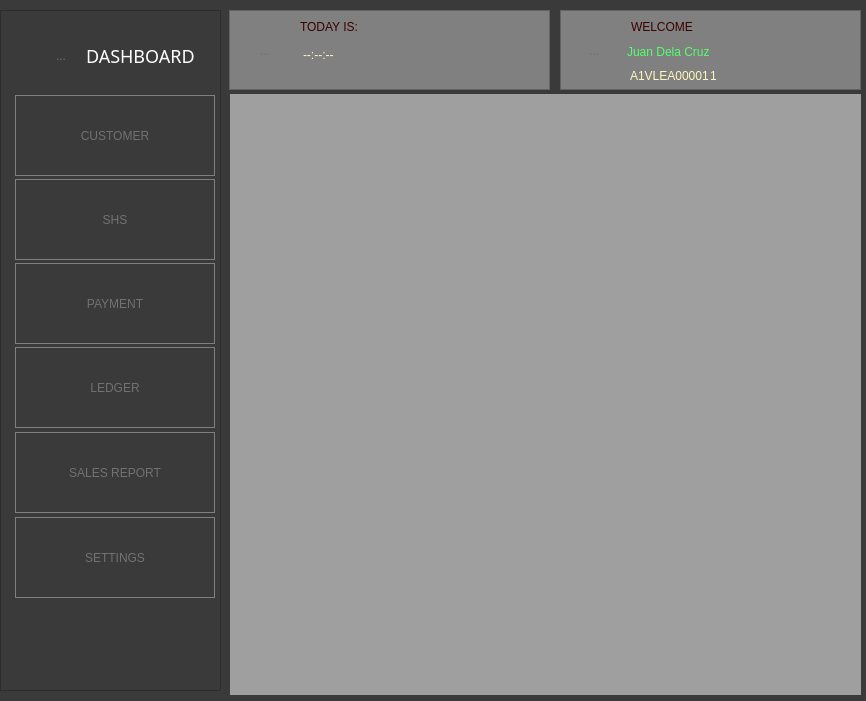
<?xml version="1.0" encoding="UTF-8"?>
<ui version="4.0">
 <class>MainWindow</class>
 <widget class="QMainWindow" name="MainWindow">
  <property name="geometry">
   <rect>
    <x>0</x>
    <y>0</y>
    <width>866</width>
    <height>701</height>
   </rect>
  </property>
  <property name="windowTitle">
   <string>MainWindow</string>
  </property>
  <property name="styleSheet">
   <string notr="true">
QWidget
{
	background-color: #3a3a3a;
	color: #fff;
	selection-background-color: #b78620;
	selection-color: #000;

}

/*-----QLabel-----*/
QLabel
{
	background-color: transparent;
	color: #fff;

}


/*-----QHeaderView-----*/
QHeaderView::section
{
    background-color: qlineargradient(spread:repeat, x1:1, y1:0, x2:1, y2:1, stop:0 rgba(60, 60, 60, 255),stop:1 rgba(50, 50, 50, 255));
	border: 1px solid #000;
    color: #fff;
    text-align: left;
	padding: 4px;
	
}


QHeaderView::section:disabled
{
    background-color: #525251;
    color: #656565;

}


QHeaderView::section:checked
{
    background-color: qlineargradient(spread:repeat, x1:1, y1:0, x2:1, y2:1, stop:0 rgba(60, 60, 60, 255),stop:1 rgba(50, 50, 50, 255));
    color: #fff;

}


QHeaderView::section::vertical::first,
QHeaderView::section::vertical::only-one
{
    border-top: 1px solid #353635;

}


QHeaderView::section::vertical
{
    border-top: 1px solid #353635;

}


QHeaderView::section::horizontal::first,
QHeaderView::section::horizontal::only-one
{
    border-left: 1px solid #353635;

}


QHeaderView::section::horizontal
{
    border-left: 1px solid #353635;

}


QTableCornerButton::section
{
    background-color: qlineargradient(spread:repeat, x1:1, y1:0, x2:1, y2:1, stop:0 rgba(60, 60, 60, 255),stop:1 rgba(50, 50, 50, 255));
	border: 1px solid #000;
    color: #fff;

}

/*-----QLineEdit-----*/
QLineEdit
{
	background-color: #131313;
	color : #eee;
	border: 1px solid #343434;
	border-radius: 2px;
	padding: 3px;
	padding-left: 5px;

}


/*-----QPlainTExtEdit-----*/
QPlainTextEdit
{
	background-color: #131313;
	color : #eee;
	border: 1px solid #343434;
	border-radius: 2px;
	padding: 3px;
	padding-left: 5px;

}


/*-----QToolButton-----*/
QToolButton 
{
	background-color: transparent;
	color: #717072;
	padding: 5px;
	padding-left: 8px;
	padding-right: 8px;
	margin-left: 1px;
	border: 1px solid #808080;

}


QToolButton:hover
{
	background-color: rgba(183, 134, 32, 20%);
	border: 1px solid #b78620;
	color: #fff;
	
}


QToolButton:pressed
{
	background-color: qlineargradient(spread:repeat, x1:1, y1:0, x2:1, y2:1, stop:0 rgba(57, 57, 57, 255),stop:1 rgba(50, 50, 50, 255));
	border: 1px solid #b78620;

}


QToolButton:checked
{
	background-color: qlineargradient(spread:repeat, x1:1, y1:0, x2:1, y2:1, stop:0 rgba(57, 57, 57, 255),stop:1 rgba(50, 50, 50, 255));
	border: 1px solid #222;
}

/*-----QComboBox-----*/
QComboBox
{
    background-color: qlineargradient(spread:repeat, x1:1, y1:0, x2:1, y2:1, stop:0 rgba(84, 84, 84, 255),stop:1 rgba(59, 59, 59, 255));
    border: 1px solid #000;
    padding-left: 6px;
    color: #ffffff;
    height: 20px;

}


QComboBox::disabled
{
	background-color: #404040;
	color: #656565;
	border-color: #051a39;

}


QComboBox:on
{
    background-color: #b78620;
	color: #000;

}


QComboBox QAbstractItemView
{
    background-color: #383838;
    color: #ffffff;
    border: 1px solid black;
    selection-background-color: #b78620;
    outline: 0;

}


QComboBox::drop-down
{
	background-color: qlineargradient(spread:repeat, x1:1, y1:0, x2:1, y2:1, stop:0 rgba(57, 57, 57, 255),stop:1 rgba(50, 50, 50, 255));
    subcontrol-origin: padding;
    subcontrol-position: top right;
    width: 15px;
    border-left-width: 1px;
    border-left-color: black;
    border-left-style: solid; 

}


QComboBox::down-arrow
{
    image: url(://arrow-down.png);
    width: 8px;
    height: 8px;
}


/*-----QSpinBox &amp; QDateTimeEdit-----*/
QSpinBox,
QDateTimeEdit 
{
    background-color: #131313;
	color : #eee;
	border: 1px solid #343434;
	padding: 3px;
	padding-left: 5px;
    border-radius : 2px;

}


QSpinBox::up-button, 
QDateTimeEdit::up-button
{
	border-top-right-radius:2px;
	background-color: #777777;
    width: 16px; 
    border-width: 1px;

}


QSpinBox::up-button:hover, 
QDateTimeEdit::up-button:hover
{
	background-color: #585858;

}


QSpinBox::up-button:pressed, 
QDateTimeEdit::up-button:pressed
{
	background-color: #252525;
    width: 16px; 
    border-width: 1px;

}


QSpinBox::up-arrow,
QDateTimeEdit::up-arrow
{
    image: url(://arrow-up.png);
    width: 7px;
    height: 7px;

}


QSpinBox::down-button, 
QDateTimeEdit::down-button
{
	border-bottom-right-radius:2px;
	background-color: #777777;
    width: 16px; 
    border-width: 1px;

}


QSpinBox::down-button:hover, 
QDateTimeEdit::down-button:hover
{
	background-color: #585858;

}


QSpinBox::down-button:pressed, 
QDateTimeEdit::down-button:pressed
{
	background-color: #252525;
    width: 16px; 
    border-width: 1px;

}


QSpinBox::down-arrow,
QDateTimeEdit::down-arrow
{
    image: url(://arrow-down.png);
    width: 7px;
    height: 7px;

}

/*-----QGroupBox-----*/
QGroupBox 
{
    border: 1px solid;
    border-color: #666666;
	border-radius: 5px;
    margin-top: 20px;

}


QGroupBox::title  
{
    background-color: transparent;
    color: #eee;
    subcontrol-origin: margin;
    padding: 5px;
	border-top-left-radius: 3px;
	border-top-right-radius: 3px;

}


/*PREDEFINED*/
#toolButton{
 border:none
}

#frTopDate{
 background-color:#808080
}

#frTop{
 background-color:#808080
}

#lblUser {
	background-color: transparent;
}


</string>
  </property>
  <widget class="QWidget" name="centralwidget">
   <widget class="QMdiArea" name="mdiArea">
    <property name="geometry">
     <rect>
      <x>230</x>
      <y>94</y>
      <width>631</width>
      <height>601</height>
     </rect>
    </property>
    <property name="autoFillBackground">
     <bool>false</bool>
    </property>
    <property name="verticalScrollBarPolicy">
     <enum>Qt::ScrollBarAsNeeded</enum>
    </property>
    <property name="horizontalScrollBarPolicy">
     <enum>Qt::ScrollBarAsNeeded</enum>
    </property>
    <property name="sizeAdjustPolicy">
     <enum>QAbstractScrollArea::AdjustToContents</enum>
    </property>
    <property name="viewMode">
     <enum>QMdiArea::SubWindowView</enum>
    </property>
    <property name="documentMode">
     <bool>true</bool>
    </property>
    <property name="tabsClosable">
     <bool>false</bool>
    </property>
    <property name="tabsMovable">
     <bool>false</bool>
    </property>
    <property name="tabPosition">
     <enum>QTabWidget::North</enum>
    </property>
   </widget>
   <widget class="QFrame" name="frame">
    <property name="geometry">
     <rect>
      <x>0</x>
      <y>10</y>
      <width>221</width>
      <height>681</height>
     </rect>
    </property>
    <property name="frameShape">
     <enum>QFrame::StyledPanel</enum>
    </property>
    <property name="frameShadow">
     <enum>QFrame::Raised</enum>
    </property>
    <widget class="QToolButton" name="btnCustomer">
     <property name="geometry">
      <rect>
       <x>14</x>
       <y>85</y>
       <width>201</width>
       <height>81</height>
      </rect>
     </property>
     <property name="text">
      <string>CUSTOMER</string>
     </property>
     <property name="icon">
      <iconset>
       <normaloff>recources/icons/1426825-sales/png/017-clerk-1.png</normaloff>recources/icons/1426825-sales/png/017-clerk-1.png</iconset>
     </property>
     <property name="iconSize">
      <size>
       <width>50</width>
       <height>50</height>
      </size>
     </property>
     <property name="toolButtonStyle">
      <enum>Qt::ToolButtonTextUnderIcon</enum>
     </property>
     <property name="autoRaise">
      <bool>false</bool>
     </property>
    </widget>
    <widget class="QToolButton" name="btnPayment">
     <property name="geometry">
      <rect>
       <x>14</x>
       <y>253</y>
       <width>201</width>
       <height>81</height>
      </rect>
     </property>
     <property name="text">
      <string>PAYMENT</string>
     </property>
     <property name="icon">
      <iconset>
       <normaloff>recources/icons/1426825-sales/png/053-cash-register.png</normaloff>recources/icons/1426825-sales/png/053-cash-register.png</iconset>
     </property>
     <property name="iconSize">
      <size>
       <width>50</width>
       <height>50</height>
      </size>
     </property>
     <property name="toolButtonStyle">
      <enum>Qt::ToolButtonTextUnderIcon</enum>
     </property>
     <property name="autoRaise">
      <bool>false</bool>
     </property>
    </widget>
    <widget class="QToolButton" name="btnLedger">
     <property name="geometry">
      <rect>
       <x>14</x>
       <y>337</y>
       <width>201</width>
       <height>81</height>
      </rect>
     </property>
     <property name="text">
      <string>LEDGER</string>
     </property>
     <property name="icon">
      <iconset>
       <normaloff>recources/icons/957216-ui-interface/png/094-agenda.png</normaloff>recources/icons/957216-ui-interface/png/094-agenda.png</iconset>
     </property>
     <property name="iconSize">
      <size>
       <width>50</width>
       <height>50</height>
      </size>
     </property>
     <property name="toolButtonStyle">
      <enum>Qt::ToolButtonTextUnderIcon</enum>
     </property>
     <property name="autoRaise">
      <bool>false</bool>
     </property>
    </widget>
    <widget class="QToolButton" name="btnShs">
     <property name="geometry">
      <rect>
       <x>14</x>
       <y>169</y>
       <width>201</width>
       <height>81</height>
      </rect>
     </property>
     <property name="text">
      <string>SHS</string>
     </property>
     <property name="icon">
      <iconset>
       <normaloff>recources/icons/1426825-sales/png/001-shop.png</normaloff>recources/icons/1426825-sales/png/001-shop.png</iconset>
     </property>
     <property name="iconSize">
      <size>
       <width>50</width>
       <height>50</height>
      </size>
     </property>
     <property name="toolButtonStyle">
      <enum>Qt::ToolButtonTextUnderIcon</enum>
     </property>
     <property name="autoRaise">
      <bool>false</bool>
     </property>
    </widget>
    <widget class="QToolButton" name="b">
     <property name="geometry">
      <rect>
       <x>14</x>
       <y>422</y>
       <width>201</width>
       <height>81</height>
      </rect>
     </property>
     <property name="text">
      <string>SALES REPORT</string>
     </property>
     <property name="icon">
      <iconset>
       <normaloff>recources/icons/957216-ui-interface/png/037-open-book.png</normaloff>recources/icons/957216-ui-interface/png/037-open-book.png</iconset>
     </property>
     <property name="iconSize">
      <size>
       <width>50</width>
       <height>50</height>
      </size>
     </property>
     <property name="toolButtonStyle">
      <enum>Qt::ToolButtonTextUnderIcon</enum>
     </property>
     <property name="autoRaise">
      <bool>false</bool>
     </property>
    </widget>
    <widget class="QLabel" name="lblDasboard">
     <property name="geometry">
      <rect>
       <x>86</x>
       <y>20</y>
       <width>121</width>
       <height>51</height>
      </rect>
     </property>
     <property name="styleSheet">
      <string notr="true">
	font-family:Century Gothic;
	font-size:18px;
</string>
     </property>
     <property name="text">
      <string>DASHBOARD</string>
     </property>
    </widget>
    <widget class="QToolButton" name="toolButton_2">
     <property name="geometry">
      <rect>
       <x>25</x>
       <y>25</y>
       <width>71</width>
       <height>41</height>
      </rect>
     </property>
     <property name="styleSheet">
      <string notr="true">background-color: transparent;
border:none</string>
     </property>
     <property name="text">
      <string>...</string>
     </property>
     <property name="icon">
      <iconset>
       <normaloff>recources/icons/957216-ui-interface/png/097-house.png</normaloff>recources/icons/957216-ui-interface/png/097-house.png</iconset>
     </property>
     <property name="iconSize">
      <size>
       <width>90</width>
       <height>90</height>
      </size>
     </property>
     <property name="toolButtonStyle">
      <enum>Qt::ToolButtonIconOnly</enum>
     </property>
    </widget>
    <widget class="QToolButton" name="btnLedger_3">
     <property name="geometry">
      <rect>
       <x>14</x>
       <y>507</y>
       <width>201</width>
       <height>81</height>
      </rect>
     </property>
     <property name="text">
      <string>SETTINGS</string>
     </property>
     <property name="icon">
      <iconset>
       <normaloff>recources/icons/957216-ui-interface/png/091-settings.png</normaloff>recources/icons/957216-ui-interface/png/091-settings.png</iconset>
     </property>
     <property name="iconSize">
      <size>
       <width>50</width>
       <height>50</height>
      </size>
     </property>
     <property name="toolButtonStyle">
      <enum>Qt::ToolButtonTextUnderIcon</enum>
     </property>
     <property name="autoRaise">
      <bool>false</bool>
     </property>
    </widget>
   </widget>
   <widget class="QFrame" name="frTop">
    <property name="geometry">
     <rect>
      <x>560</x>
      <y>10</y>
      <width>301</width>
      <height>80</height>
     </rect>
    </property>
    <property name="frameShape">
     <enum>QFrame::StyledPanel</enum>
    </property>
    <property name="frameShadow">
     <enum>QFrame::Raised</enum>
    </property>
    <widget class="QLabel" name="lblUser">
     <property name="geometry">
      <rect>
       <x>67</x>
       <y>21</y>
       <width>211</width>
       <height>41</height>
      </rect>
     </property>
     <property name="styleSheet">
      <string notr="true">font: 75 12pt &quot;Consolas&quot;;
color: rgb(83, 255, 109);</string>
     </property>
     <property name="text">
      <string>Juan Dela Cruz</string>
     </property>
    </widget>
    <widget class="QToolButton" name="toolButton">
     <property name="geometry">
      <rect>
       <x>-2</x>
       <y>5</y>
       <width>71</width>
       <height>71</height>
      </rect>
     </property>
     <property name="text">
      <string>...</string>
     </property>
     <property name="icon">
      <iconset>
       <normaloff>recources/icons/957216-ui-interface/png/033-user.png</normaloff>recources/icons/957216-ui-interface/png/033-user.png</iconset>
     </property>
     <property name="iconSize">
      <size>
       <width>90</width>
       <height>90</height>
      </size>
     </property>
     <property name="toolButtonStyle">
      <enum>Qt::ToolButtonIconOnly</enum>
     </property>
    </widget>
    <widget class="QLabel" name="lblUser_2">
     <property name="geometry">
      <rect>
       <x>71</x>
       <y>1</y>
       <width>81</width>
       <height>31</height>
      </rect>
     </property>
     <property name="styleSheet">
      <string notr="true">font: 12pt &quot;Consolas&quot;;
color: rgb(57, 0, 0);</string>
     </property>
     <property name="text">
      <string>WELCOME</string>
     </property>
    </widget>
    <widget class="QLabel" name="lblVleNo">
     <property name="geometry">
      <rect>
       <x>70</x>
       <y>50</y>
       <width>81</width>
       <height>31</height>
      </rect>
     </property>
     <property name="styleSheet">
      <string notr="true">font: 8pt &quot;Consolas&quot;;
color: rgb(255, 248, 190);</string>
     </property>
     <property name="text">
      <string>A1VLEA00001</string>
     </property>
    </widget>
    <widget class="QLabel" name="lblVleCode">
     <property name="geometry">
      <rect>
       <x>150</x>
       <y>50</y>
       <width>81</width>
       <height>31</height>
      </rect>
     </property>
     <property name="styleSheet">
      <string notr="true">font: 8pt &quot;Consolas&quot;;
color: rgb(255, 248, 190);</string>
     </property>
     <property name="text">
      <string>1</string>
     </property>
    </widget>
   </widget>
   <widget class="QFrame" name="frTopDate">
    <property name="geometry">
     <rect>
      <x>229</x>
      <y>10</y>
      <width>321</width>
      <height>80</height>
     </rect>
    </property>
    <property name="frameShape">
     <enum>QFrame::StyledPanel</enum>
    </property>
    <property name="frameShadow">
     <enum>QFrame::Raised</enum>
    </property>
    <widget class="QLabel" name="lblUser_4">
     <property name="geometry">
      <rect>
       <x>71</x>
       <y>1</y>
       <width>81</width>
       <height>31</height>
      </rect>
     </property>
     <property name="styleSheet">
      <string notr="true">font: 12pt &quot;Consolas&quot;;
color: rgb(57, 0, 0);</string>
     </property>
     <property name="text">
      <string>TODAY IS:</string>
     </property>
    </widget>
    <widget class="QLabel" name="lblTime">
     <property name="geometry">
      <rect>
       <x>74</x>
       <y>29</y>
       <width>191</width>
       <height>31</height>
      </rect>
     </property>
     <property name="styleSheet">
      <string notr="true">font: 10pt &quot;Consolas&quot;;
color: rgb(255, 248, 190);</string>
     </property>
     <property name="text">
      <string>--:--:--</string>
     </property>
    </widget>
    <widget class="QToolButton" name="toolButton_3">
     <property name="geometry">
      <rect>
       <x>0</x>
       <y>5</y>
       <width>71</width>
       <height>71</height>
      </rect>
     </property>
     <property name="text">
      <string>...</string>
     </property>
     <property name="icon">
      <iconset>
       <normaloff>recources/icons/957216-ui-interface/png/025-hourglass.png</normaloff>recources/icons/957216-ui-interface/png/025-hourglass.png</iconset>
     </property>
     <property name="iconSize">
      <size>
       <width>90</width>
       <height>90</height>
      </size>
     </property>
     <property name="toolButtonStyle">
      <enum>Qt::ToolButtonIconOnly</enum>
     </property>
    </widget>
   </widget>
  </widget>
 </widget>
 <resources/>
 <connections>
  <connection>
   <sender>btnShs</sender>
   <signal>clicked()</signal>
   <receiver>MainWindow</receiver>
   <slot>manageShsSlot()</slot>
   <hints>
    <hint type="sourcelabel">
     <x>63</x>
     <y>89</y>
    </hint>
    <hint type="destinationlabel">
     <x>56</x>
     <y>43</y>
    </hint>
   </hints>
  </connection>
  <connection>
   <sender>btnCustomer</sender>
   <signal>clicked()</signal>
   <receiver>MainWindow</receiver>
   <slot>manageCustomerSlot()</slot>
   <hints>
    <hint type="sourcelabel">
     <x>152</x>
     <y>115</y>
    </hint>
    <hint type="destinationlabel">
     <x>140</x>
     <y>45</y>
    </hint>
   </hints>
  </connection>
  <connection>
   <sender>btnLedger</sender>
   <signal>clicked()</signal>
   <receiver>MainWindow</receiver>
   <slot>manageLedgerSlot()</slot>
   <hints>
    <hint type="sourcelabel">
     <x>53</x>
     <y>221</y>
    </hint>
    <hint type="destinationlabel">
     <x>30</x>
     <y>275</y>
    </hint>
   </hints>
  </connection>
  <connection>
   <sender>btnPayment</sender>
   <signal>clicked()</signal>
   <receiver>MainWindow</receiver>
   <slot>managePaymentSlot()</slot>
   <hints>
    <hint type="sourcelabel">
     <x>143</x>
     <y>232</y>
    </hint>
    <hint type="destinationlabel">
     <x>155</x>
     <y>275</y>
    </hint>
   </hints>
  </connection>
  <connection>
   <sender>b</sender>
   <signal>clicked()</signal>
   <receiver>MainWindow</receiver>
   <slot>manageReportSlot()</slot>
   <hints>
    <hint type="sourcelabel">
     <x>172</x>
     <y>463</y>
    </hint>
    <hint type="destinationlabel">
     <x>226</x>
     <y>463</y>
    </hint>
   </hints>
  </connection>
 </connections>
 <slots>
  <slot>manageCustomerSlot()</slot>
  <slot>manageShsSlot()</slot>
  <slot>clearMdi()</slot>
  <slot>manageLedgerSlot()</slot>
  <slot>managePaymentSlot()</slot>
  <slot>manageReportSlot()</slot>
 </slots>
</ui>
